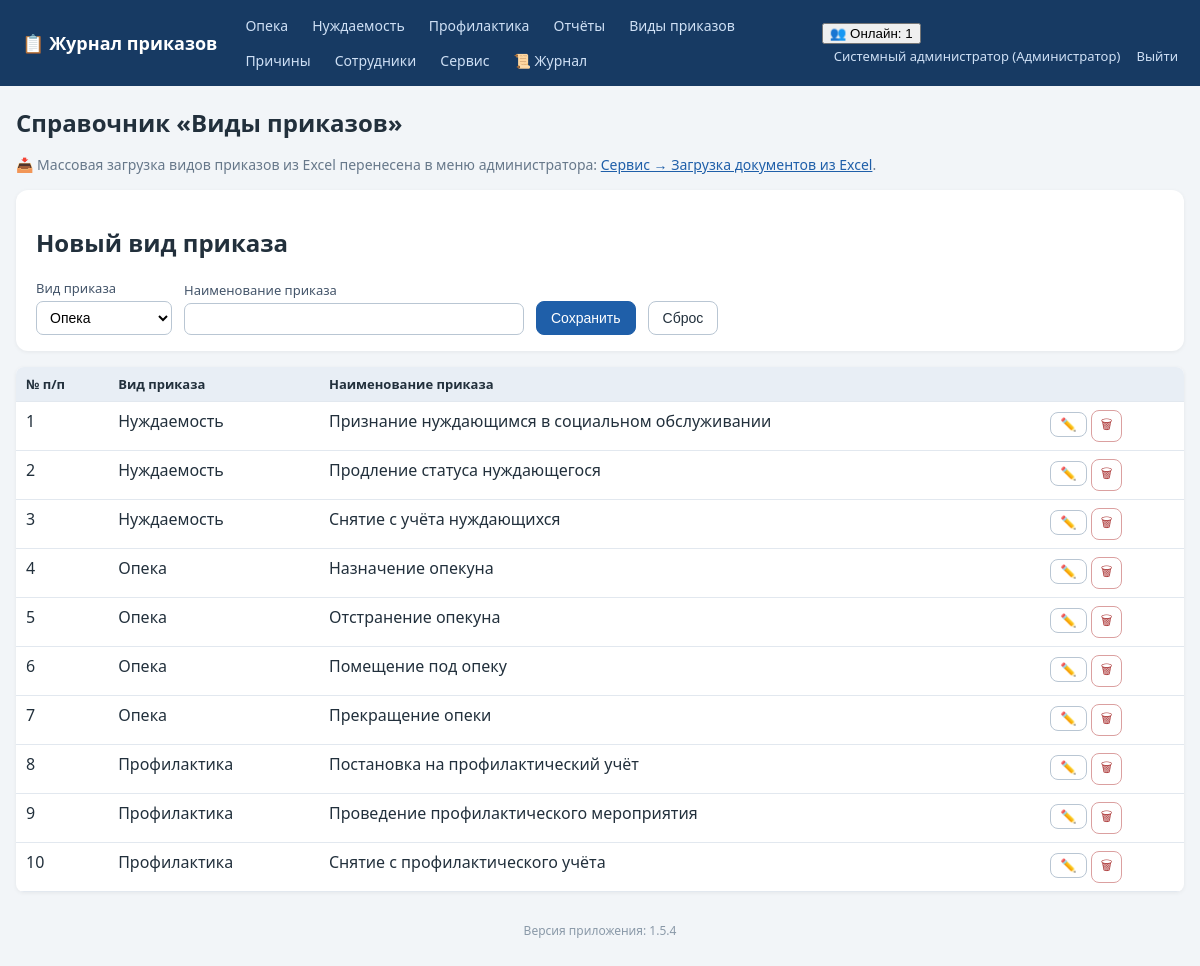
The app's page /order_types (signed in) with its own data.
### tables this page shows
CREATE TABLE employees (
    id INTEGER PRIMARY KEY AUTOINCREMENT,
    full_name TEXT NOT NULL,
    position TEXT NOT NULL DEFAULT '',
    login TEXT UNIQUE,
    password_hash TEXT,
    pwd_changed_at TEXT,           -- дата последней самостоятельной смены пароля
    role_id INTEGER REFERENCES roles(id)
);

CREATE TABLE roles (
    id INTEGER PRIMARY KEY AUTOINCREMENT,
    name TEXT UNIQUE NOT NULL
);

CREATE TABLE order_types (
    id INTEGER PRIMARY KEY AUTOINCREMENT,
    kind TEXT NOT NULL,              -- вид приказа (название журнала)
    name TEXT NOT NULL,              -- наименование приказа
    prefix TEXT NOT NULL DEFAULT '', -- префикс номера приказа для вида (напр. "ОП" -> 1-ОП)
    UNIQUE(kind, name)
);

### app.py (the view)
@app.route('/order_types')
def order_types():
    require_login()
    conn = get_db()
    rows = conn.execute('SELECT * FROM order_types ORDER BY kind, name').fetchall()
    conn.close()
    return render_template('order_types.html', rows=rows)

### app.py (called while the page is built, shortened)
def has_request_context_safe():
    try:
        from flask import has_request_context
        return has_request_context()
    except Exception:
        return False

def _session_signature(uid):
    raw = request.cookies.get(app.config['SESSION_COOKIE_NAME'], '')
    if not raw:
        return ''

def _db_touch_throttled(key, min_interval=10.0):
    now = time.time()
    last = _DB_TOUCH_TS.get(key, 0)
    if now - last >= min_interval:
        _DB_TOUCH_TS[key] = now
        return True
    return False

def db_cleanup_active_sessions(cutoff):
    try:
        conn = get_db()
        conn.execute('DELETE FROM active_sessions WHERE last_seen < ?', (cutoff,))
        conn.commit()
        conn.close()
    except Exception:
        pass

def touch_active_session(uid):
    sid = _session_signature(uid)
    ip = request.remote_addr if has_request_context_safe() else ''
    now = time.time()
    with ACTIVE_SESSIONS_LOCK:
        ACTIVE_SESSIONS[(uid, sid)] = {'last_seen': now, 'ip': ip}
    if _db_touch_throttled((uid, sid)):
        db_touch_active_session(uid, sid, ip)

def cleanup_active_sessions():
    cutoff = time.time() - ACTIVE_TIMEOUT
    with ACTIVE_SESSIONS_LOCK:
        expired = [k for k, v in ACTIVE_SESSIONS.items()
                   if v['last_seen'] < cutoff]
        for k in expired:
            del ACTIVE_SESSIONS[k]
    db_cleanup_active_sessions(cutoff)

@app.before_request
def _mark_tls_noise_context():
    try:
        from flask import g as _fg
        _tls_noise_ctx.g = _fg
    except Exception:
        pass

def get_db():
    conn = sqlite3.connect(DB_PATH)
    conn.row_factory = sqlite3.Row
    conn.execute('PRAGMA foreign_keys = ON')
    return conn

def current_user():
    uid = session.get('user_id')
    if not uid:
        return None
    conn = get_db()
    u = conn.execute('SELECT e.*, r.name AS role_name FROM employees e '
                     'LEFT JOIN roles r ON r.id=e.role_id WHERE e.id=?', (uid,)).fetchone()
    conn.close()
    return u

def require_login():
    if not current_user():
        abort(redirect(url_for('login')))

def can_access_journal(user, journal):
    if not user:
        return False
    if user['role_name'] in FULL_DATA_ROLES:  # админ и начальник — полный доступ
        return True
    return user['role_name'] in ROLE_ACCESS[journal]

### templates/order_types.html (shortened to what this page needs)
{% extends 'base.html' %}
{% block content %}
<h1>Справочник «Виды приказов»</h1>
{% if cu and cu.role_name in ['Администратор','Начальник отдела','Куратор'] %}
<p class="muted no-print">📥 Массовая загрузка видов приказов из Excel перенесена в меню администратора:
   <a href="{{ url_for('service') }}">Сервис → Загрузка документов из Excel</a>.</p>
<div class="panel">
  <h2 id="otTitle">Новый вид приказа</h2>
  <form method="post" action="{{ url_for('order_type_save') }}" id="otForm">
    <label>Вид приказа
      <select name="kind" id="ot_kind">
        {% for j,t in all_journals %}<option value="{{j}}">{{t}}</option>{% endfor %}
      </select>
    </label>
    <label>Наименование приказа <input name="name" id="ot_name" required style="min-width:340px"></label>
    <button class="btn primary">Сохранить</button>
    <button class="btn" type="button" onclick="resetOt()">Сброс</button>
  </form>
</div>
{% endif %}
<table class="grid">
  <tr><th>№ п/п</th><th>Вид приказа</th><th>Наименование приказа</th>
      {% if cu and cu.role_name in ['Администратор','Начальник отдела','Куратор'] %}<th></th>{% endif %}</tr>
  {% for r in rows %}
  <tr>
    <td>{{ loop.index }}</td>
    <td>{{ journal_titles[r.kind] }}</td>
    <td>{{ r.name }}</td>
    {% if cu and cu.role_name in ['Администратор','Начальник отдела','Куратор'] %}
    <td class="actions">
      <button class="btn sm" data-id="{{ r.id }}" data-kind="{{ r.kind }}" data-name="{{ r.name }}"
              onclick="editOt(this)">✏️</button>
      <form method="post" action="{{ url_for('order_type_delete', tid=r.id) }}" style="display:inline"
            onsubmit="return confirm('Удалить?')"><button class="btn sm danger">🗑</button></form>
    </td>
    {% endif %}
  </tr>
  {% endfor %}
</table>
{% endblock %}

### templates/base.html (shortened to what this page needs)
<!DOCTYPE html>
<html lang="ru">
<head>
<link rel="stylesheet" href="{{ url_for('static', filename='style.css') }}">
</head>
<body>
<header class="topbar no-print">
  <div class="brand"><a href="{{ url_for('index') }}">📋 Журнал приказов</a></div>
  <nav>
    {% for j, t in accessible_journals %}
      <a href="{{ url_for('journal_list', journal=j) }}">{{ t }}</a>
    {% endfor %}
    {% if cu and cu.role_name in ['Администратор','Начальник отдела','Куратор'] %}
      <a href="{{ url_for('reports') }}">Отчёты</a>
    {% endif %}
    <a href="{{ url_for('order_types') }}">Виды приказов</a>
    {% if cu and cu.role_name in ['Администратор','Начальник отдела','Куратор'] %}
      <a href="{{ url_for('reasons') }}">Причины</a>
    {% endif %}
    {% if cu and cu.role_name == 'Администратор' %}
      <a href="{{ url_for('employees') }}">Сотрудники</a>
      <a href="{{ url_for('service') }}">Сервис</a>
      <a href="{{ url_for('logs_view') }}" title="Журнал логирования">📜 Журнал</a>
    {% endif %}
  </nav>
  <div class="userbox">
    {% if cu %}
      {% if active_users is not none %}
        <div class="online" id="onlineBox" title="Сотрудники, работавшие в системе за последние {{ (active_timeout // 60) or 1 }} мин. Обновляется автоматически.">
          <button type="button" class="online-toggle" onclick="toggleOnline()">👥 Онлайн: {{ active_users|length }}</button>
        </div>
      {% endif %}
      <a href="{{ url_for('profile') }}" title="Сменить пароль">{{ cu.full_name }} ({{ cu.role_name }})</a>
      <a href="{{ url_for('logout') }}">Выйти</a>
    {% endif %}
  </div>
</header>
<main class="container">
  {% block content %}{% endblock %}
</main>
<footer class="foot no-print">Версия приложения: {{ app_version }}</footer>
</body>
</html>

### static/style.css (style rules this page uses)
:root { --bs:#1f5fa9;--bg:#f2f5f8;--tx:#22303c; }
* { box-sizing:border-box }
body { margin:0;font-family:"Segoe UI",Arial,sans-serif;background:var(--bg);color:var(--tx); }
a { color:var(--bs); }
.topbar { display:flex;align-items:center;gap:18px;flex-wrap:wrap;background:#173a63;color:#fff;padding:10px 22px; }
.topbar .brand a { color:#fff;font-weight:700;font-size:18px;text-decoration:none; }
.topbar nav { display:flex;gap:4px;flex-wrap:wrap;flex:1; }
.topbar nav a { color:#cfe0f5;text-decoration:none;padding:6px 10px;border-radius:6px;font-size:14px; }
.userbox a { color:#cfe0f5;text-decoration:none;font-size:13px;margin-left:12px; }
.container { max-width:1200px;margin:20px auto;padding:0 16px; }
h1 { font-size:24px; }
.panel { background:#fff;border-radius:12px;padding:16px 20px;margin:16px 0;box-shadow:0 1px 4px rgba(0,0,0,.06); }
.panel form { display:flex;flex-wrap:wrap;gap:12px;align-items:end; }
label { display:flex;flex-direction:column;font-size:13px;gap:4px;color:#44556a; }
input,select { padding:7px 9px;border:1px solid #b9c6d3;border-radius:7px;font-size:14px;background:#fff; }
.btn { display:inline-block;padding:8px 14px;border-radius:8px;border:1px solid #b9c6d3;background:#fff;color:var(--tx);cursor:pointer;font-size:14px;text-decoration:none; }
.btn.primary { background:var(--bs);border-color:var(--bs);color:#fff; }
.btn.danger { background:#fff;border-color:#dba0a0;color:#a33; }
.btn.sm { padding:4px 9px;font-size:13px; }
table.grid { width:100%;border-collapse:collapse;background:#fff;margin:14px 0;box-shadow:0 1px 4px rgba(0,0,0,.06);border-radius:8px;overflow:hidden; }
.grid th { background:#e8eef5;font-size:13px;text-align:left; }
.grid th,.grid td { padding:8px 10px;border-bottom:1px solid #e2e8ef;vertical-align:top; }
.actions { white-space:nowrap; }
.muted { color:#67788a;font-size:14px; }
.foot { text-align:center;color:#8a99a8;font-size:12px;margin:30px 0; }

### records on screen
employees: full_name "Системный администратор"
roles: role_name "Администратор"
order_types: kind "Нуждаемость", name "Признание нуждающимся в социальном обслуживании"
order_types: kind "Нуждаемость", name "Продление статуса нуждающегося"
order_types: kind "Нуждаемость", name "Снятие с учёта нуждающихся"
order_types: kind "Опека", name "Назначение опекуна"
order_types: kind "Опека", name "Отстранение опекуна"
order_types: kind "Опека", name "Помещение под опеку"
order_types: kind "Опека", name "Прекращение опеки"
order_types: kind "Профилактика", name "Постановка на профилактический учёт"
order_types: kind "Профилактика", name "Проведение профилактического мероприятия"
order_types: kind "Профилактика", name "Снятие с профилактического учёта"

### other values on screen
{{ t }} "Опека" "Нуждаемость" "Профилактика"
{{ active_users|length }} "1"
{{ app_version }} "1.5.4"
form field kind "Опека"
